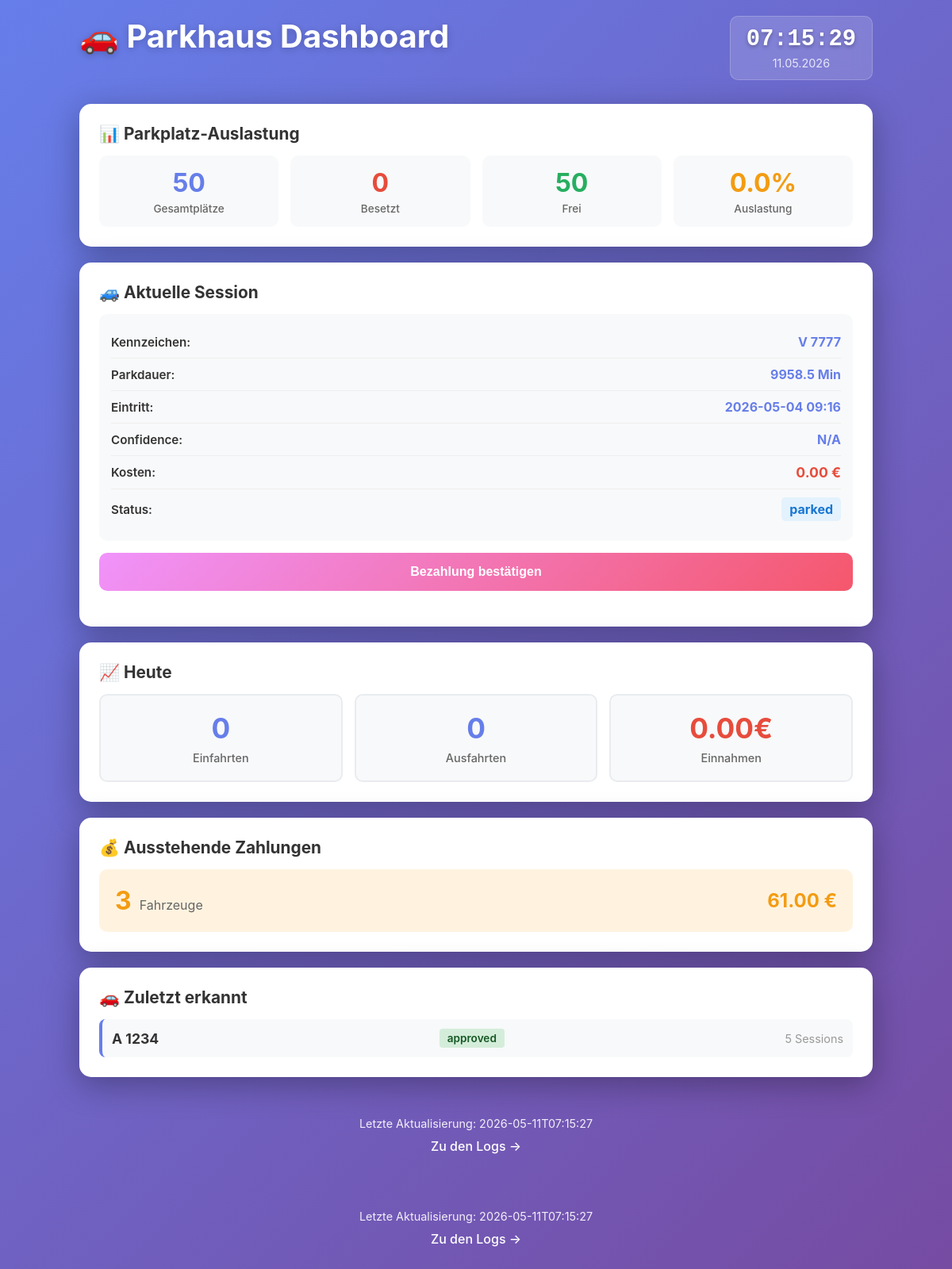
Before: / with the older database file.
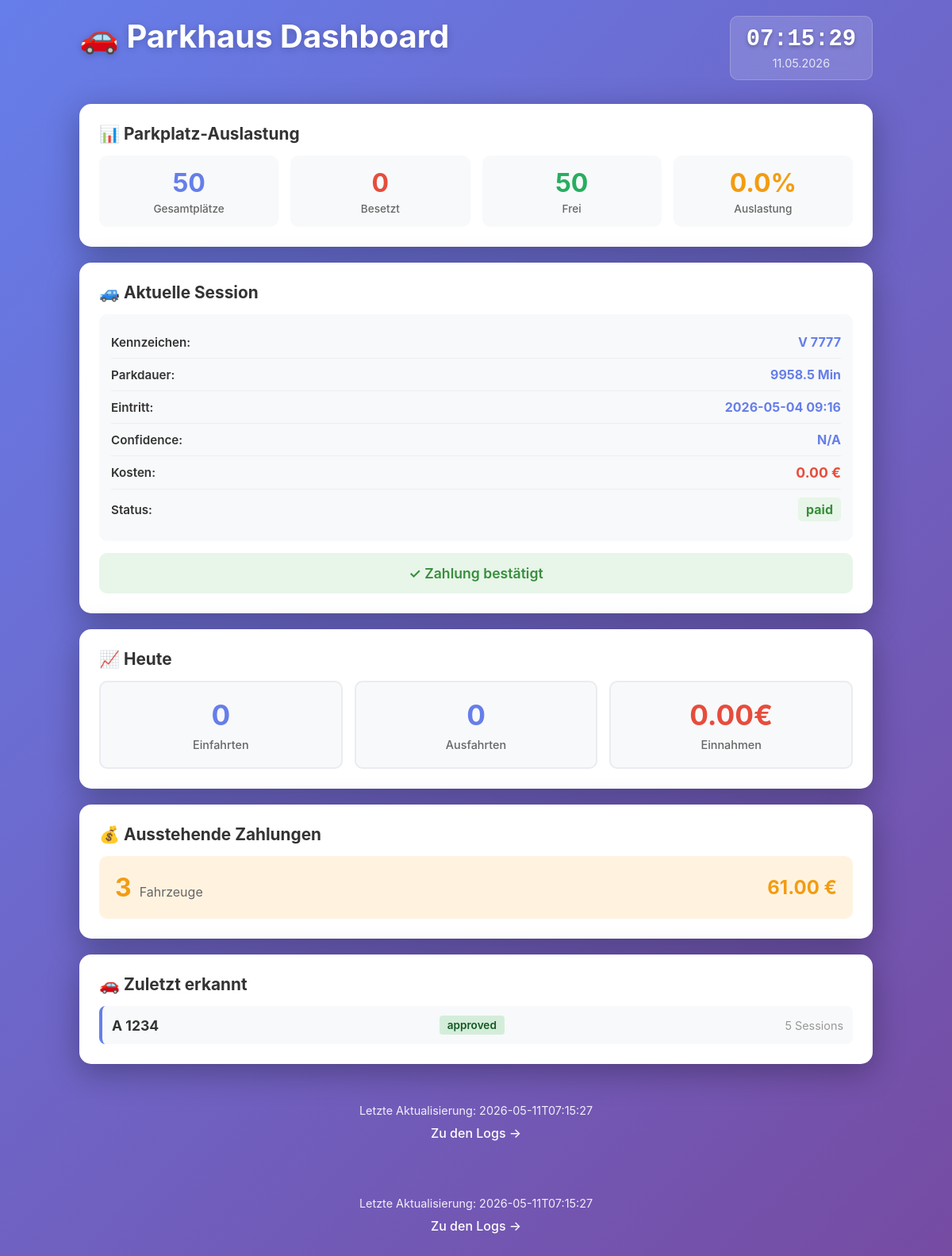
After: the same page with the newer database file.
### tables this page shows
CREATE TABLE parking_capacity (
            id INTEGER PRIMARY KEY AUTOINCREMENT,
            total_spaces INTEGER NOT NULL DEFAULT 50,
            occupied_spaces INTEGER DEFAULT 0,
            last_updated TIMESTAMP DEFAULT CURRENT_TIMESTAMP
        );

CREATE TABLE vehicles (
            id INTEGER PRIMARY KEY AUTOINCREMENT,
            license_plate TEXT UNIQUE NOT NULL,
            is_valid_format INTEGER DEFAULT 1,
            status TEXT DEFAULT 'pending',
            registered_at TIMESTAMP DEFAULT CURRENT_TIMESTAMP,
            first_seen_at TIMESTAMP,
            last_seen_at TIMESTAMP,
            notes TEXT,
            is_blocked INTEGER DEFAULT 0
        );

CREATE TABLE parking_sessions (
            id INTEGER PRIMARY KEY AUTOINCREMENT,
            vehicle_id INTEGER NOT NULL,
            entry_time TIMESTAMP NOT NULL,
            exit_time TIMESTAMP,
            entry_image_id INTEGER,
            exit_image_id INTEGER,
            status TEXT DEFAULT 'parked',
            parking_duration_minutes INTEGER,
            cost_calculated REAL DEFAULT 0.0,
            cost_paid REAL DEFAULT 0.0,
            payment_confirmed INTEGER DEFAULT 0,
            payment_confirmed_at TIMESTAMP,
            notes TEXT,
            FOREIGN KEY (vehicle_id) REFERENCES vehicles(id),
            FOREIGN KEY (entry_image_id) REFERENCES images(id),
            FOREIGN KEY (exit_image_id) REFERENCES images(id)
        );

### Dashboard/routes.py (the view)
@router.get("/", response_class=HTMLResponse)
def dashboard(request: Request):
    dashboard_data = DashboardService.get_dashboard_summary()
    template = env.get_template("index.html")
    html = template.render(request=request, data=dashboard_data)
    return html

### Dashboard/templates/index.html (shortened to what this page needs)
<!DOCTYPE html>
<html>
<head>
    <link rel="stylesheet" href="/static/style.css">
</head>
<body>
<div class="container">
    <div class="header-top">
        <h1>🚗 Parkhaus Dashboard</h1>
        <div class="current-time">
            <div class="time-display" id="current-time">--:--:--</div>
            <div class="date-display" id="current-date">--.--.----</div>
        </div>
    </div>
    <div class="card capacity-card">
        <h3>📊 Parkplatz-Auslastung</h3>
        <div class="capacity-grid">
            <div class="capacity-stat">
                <div class="stat-value" id="total-spaces">{{ data.parking_capacity.total_spaces }}</div>
                <div class="stat-label">Gesamtplätze</div>
            </div>
            <div class="capacity-stat">
                <div class="stat-value occupied" id="occupied-spaces">{{ data.parking_capacity.occupied_spaces }}</div>
                <div class="stat-label">Besetzt</div>
            </div>
            <div class="capacity-stat">
                <div class="stat-value available" id="available-spaces">{{ data.parking_capacity.available_spaces }}</div>
                <div class="stat-label">Frei</div>
            </div>
            <div class="capacity-stat">
                <div class="stat-value rate" id="occupancy-rate">{{ data.parking_capacity.occupancy_rate }}%</div>
                <div class="stat-label">Auslastung</div>
            </div>
        </div>
    </div>
    <div class="card active-session-card">
        <h3>🚙 Aktuelle Session</h3>
        {% if data.active_session %}
            <div class="session-info">
                <div class="info-row">
                    <span class="label">Kennzeichen:</span>
                    <span class="value" id="plate">{{ data.active_session.license_plate }}</span>
                </div>
                <div class="info-row">
                    <span class="label">Parkdauer:</span>
                    <span class="value" id="duration">{{ data.active_session.parking_duration_minutes }} Min</span>
                </div>
                <div class="info-row">
                    <span class="label">Eintritt:</span>
                    <span class="value" id="entry-time">{{ data.active_session.entry_time[:16] }}</span>
                </div>
                <div class="info-row">
                    <span class="label">Confidence:</span>
                    <span class="value" id="confidence">{% if data.active_session.confidence_score %}{{ (data.active_session.confidence_score * 100)|round(1) }}%{% else %}N/A{% endif %}</span>
                </div>
                <div class="info-row">
                    <span class="label">Kosten:</span>
                    <span class="value highlight" id="cost">{{ "%.2f"|format(data.active_session.cost_calculated) }} €</span>
                </div>
                <div class="info-row">
                    <span class="label">Status:</span>
                    <span class="value status-{{ data.active_session.status }}" id="status">{{ data.active_session.status }}</span>
                </div>
            </div>
            {% if not data.active_session.payment_confirmed %}
            <button class="btn btn-payment" onclick="pay()">Bezahlung bestätigen</button>
            {% else %}
            <div class="payment-confirmed">✓ Zahlung bestätigt</div>
            {% endif %}
        {% else %}
        <div class="no-session">
            <p>Keine aktive Session</p>
        </div>
        {% endif %}
    </div>
    <div class="card stats-card clickable" onclick="openModal('stats')">
        <h3>📈 Heute</h3>
        <div class="stats-grid">
            <div class="stat-box">
                <div class="stat-number" id="entries-today">{{ data.today_stats.entries_today }}</div>
                <div class="stat-description">Einfahrten</div>
            </div>
            <div class="stat-box">
                <div class="stat-number" id="exits-today">{{ data.today_stats.exits_today }}</div>
                <div class="stat-description">Ausfahrten</div>
            </div>
            <div class="stat-box">
                <div class="stat-number highlight" id="revenue-today">{{ "%.2f"|format(data.today_stats.revenue_today) }}€</div>
                <div class="stat-description">Einnahmen</div>
            </div>
        </div>
    </div>
    <div class="card pending-card clickable" onclick="openModal('costs')">
        <h3>💰 Ausstehende Zahlungen</h3>
        <div class="pending-info">
            <div class="pending-count">
                <span class="number" id="pending-count">{{ data.pending_payments.pending_count }}</span>
                <span class="text">Fahrzeuge</span>
            </div>
            <div class="pending-amount">
                <span class="amount highlight" id="pending-amount">{{ "%.2f"|format(data.pending_payments.total_amount_pending) }} €</span>
            </div>
        </div>
    </div>
    <div class="card recent-vehicles-card clickable" onclick="openModal('plate-recognition')">
        <h3>🚗 Zuletzt erkannt</h3>
        <div class="vehicles-list">
            {% for vehicle in data.recent_vehicles[:5] %}
            <div class="vehicle-item">
                <span class="plate">{{ vehicle.license_plate }}</span>
                <span class="status status-{{ vehicle.status }}">{{ vehicle.status }}</span>
                <span class="sessions">{{ vehicle.total_sessions }} Sessions</span>
            </div>
            {% endfor %}
        </div>
    </div>
    <div class="footer">
        <p>Letzte Aktualisierung: <span id="last-update">{{ data.timestamp[:19] }}</span></p>
        <a href="/logs">Zu den Logs →</a>
    </div>
</div>
    <div class="footer">
        <p>Letzte Aktualisierung: <span id="last-update">{{ data.timestamp[:19] }}</span></p>
        <a href="/logs">Zu den Logs →</a>
    </div>
</body>
</html>

### Dashboard/static/style.css (style rules this page uses)
* { margin: 0; padding: 0; box-sizing: border-box; }
body { font-family: -apple-system, BlinkMacSystemFont, 'Segoe UI', Roboto, 'Helvetica Neue', Arial, sans-serif; background: linear-gradient(135deg, #667eea 0%, #764ba2 100%); min-height: 100vh; padding: 20px; }
.container { max-width: 1000px; margin: 0 auto; }
h1 { color: white; text-align: center; margin-bottom: 30px; font-size: 2.5em; text-shadow: 0 2px 10px rgba(0, 0, 0, 0.2); }
.header-top { display: flex; justify-content: space-between; align-items: center; margin-bottom: 30px; gap: 20px; }
.current-time { background: rgba(255, 255, 255, 0.15); backdrop-filter: blur(10px); padding: 12px 20px; border-radius: 10px; border: 1px solid rgba(255, 255, 255, 0.2); min-width: 160px; }
.time-display { font-size: 1.8em; font-weight: bold; color: white; font-family: 'Courier New', monospace; text-shadow: 0 2px 5px rgba(0, 0, 0, 0.3); }
.date-display { font-size: 0.9em; color: rgba(255, 255, 255, 0.8); margin-top: 5px; text-align: center; }
h3 { color: #333; margin-bottom: 15px; font-size: 1.3em; }
.card { background: white; border-radius: 15px; padding: 25px; margin-bottom: 20px; box-shadow: 0 10px 40px rgba(0, 0, 0, 0.3); }
.card.clickable { cursor: pointer; transition: all 0.3s ease; position: relative; overflow: hidden; }
.card.clickable::before { content: ''; position: absolute; top: 0; left: 0; right: 0; bottom: 0; background: linear-gradient(135deg, rgba(102, 126, 234, 0.1) 0%, rgba(118, 75, 162, 0.1) 100%); opacity: 0; transition: opacity 0.3s ease; }
.capacity-grid { display: grid; grid-template-columns: repeat(auto-fit, minmax(120px, 1fr)); gap: 15px; }
.capacity-stat { background: #f8f9fa; padding: 15px; border-radius: 10px; text-align: center; }
.stat-value { font-size: 2em; font-weight: bold; color: #667eea; margin-bottom: 5px; }
.stat-value.occupied { color: #e74c3c; }
.stat-value.available { color: #27ae60; }
.stat-value.rate { color: #f39c12; }
.stat-label { font-size: 0.85em; color: #666; font-weight: 500; }
.session-info { background: #f8f9fa; padding: 15px; border-radius: 10px; margin-bottom: 15px; }
.info-row { display: flex; justify-content: space-between; align-items: center; padding: 10px 0; border-bottom: 1px solid #eee; }
.info-row:last-child { border-bottom: none; }
.label { font-weight: 600; color: #333; font-size: 0.95em; }
.value { color: #667eea; font-weight: bold; font-size: 1em; }
.value.highlight { color: #e74c3c; font-size: 1.1em; }
.value.status-paid { background: #e8f5e9; color: #388e3c; padding: 5px 10px; border-radius: 5px; }
.payment-confirmed { background: #e8f5e9; color: #388e3c; padding: 15px; border-radius: 10px; text-align: center; font-weight: 600; font-size: 1.1em; }
.stats-grid { display: grid; grid-template-columns: repeat(auto-fit, minmax(130px, 1fr)); gap: 15px; }
.stat-box { background: #f8f9fa; padding: 20px; border-radius: 10px; text-align: center; border: 2px solid #e9ecef; }
.stat-number { font-size: 2.2em; font-weight: bold; color: #667eea; margin-bottom: 8px; }
.stat-number.highlight { color: #e74c3c; }
.stat-description { font-size: 0.9em; color: #666; font-weight: 500; }
.pending-info { background: #fff3e0; padding: 20px; border-radius: 10px; display: flex; justify-content: space-between; align-items: center; }
.pending-count { display: flex; align-items: baseline; gap: 10px; }
.pending-count .number { font-size: 2em; font-weight: bold; color: #f39c12; }
.pending-count .text { color: #666; }
.pending-amount { font-size: 1.5em; }
.amount { font-weight: bold; color: #f39c12; }
.vehicles-list { display: flex; flex-direction: column; gap: 10px; }
.vehicle-item { background: #f8f9fa; padding: 12px; border-radius: 8px; display: flex; justify-content: space-between; align-items: center; border-left: 4px solid #667eea; }
.plate { font-weight: bold; color: #333; font-size: 1.1em; }
.status { padding: 4px 10px; border-radius: 4px; font-size: 0.85em; font-weight: 600; }
.status-approved { background: #d4edda; color: #155724; }
.sessions { color: #999; font-size: 0.9em; }
.footer { text-align: center; color: white; margin-top: 30px; padding: 20px; }
.footer p { margin-bottom: 10px; font-size: 0.9em; opacity: 0.9; }
.footer a { color: white; text-decoration: none; font-weight: 500; transition: opacity 0.2s; }

Changed rows visible on the page:
changed parking_sessions: status "parked" → "paid" (drawn); active_session.status "parked" → "paid"; payment_confirmed 0 → 1 (drawn)
Other visible differences:
text no longer shown: "Bezahlung bestätigen"
text now shown: "✓ Zahlung bestätigt"
